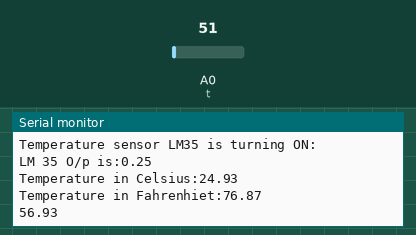
This sketch was run on a simulated Arduino Uno, built with avr-gcc and run on an emulated ATmega328P. Shown: the last lines printed to the serial monitor. The inputs (shaded band) are chosen by the test bench; at power-on: A0 (t) = 51.

Above: at 1.7 s.
1.8 s: A0 (t) set to 61
At 3.2 s:
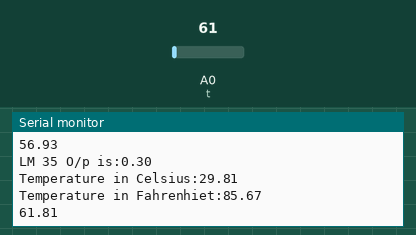
4.5 s: A0 (t) set to 71
At 5.6 s:
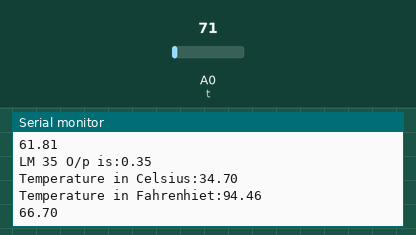
Timing chart, 0 to 7.5 s (numbered marks = the images above; inputs shaded):
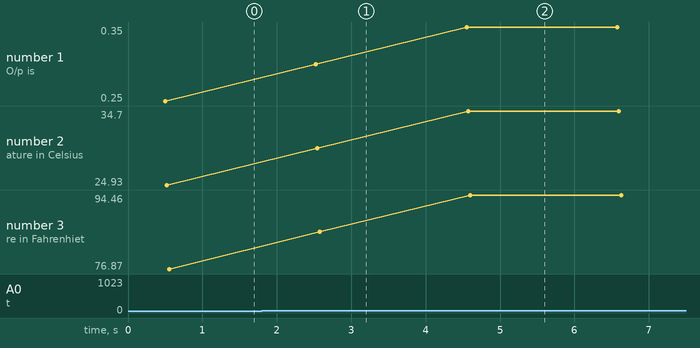

Measured:
- after the input at 1.8 s, the serial monitor: prints a new line after 0.73 s (image 1)
- after the input at 4.5 s, the serial monitor: prints a new line after 0.05 s (image 2)
- plotted number 1: 0.25 → 0.3 after the input at 1.8 s, 0.3 → 0.35 after the input at 4.5 s
- plotted number 2: 24.93 → 29.81 after the input at 1.8 s, 29.81 → 34.7 after the input at 4.5 s
- plotted number 3: 76.87 → 85.67 after the input at 1.8 s, 85.67 → 94.46 after the input at 4.5 s

The sketch:

LM35TempSensor.ino
```cpp
float temp;
float t=A0;
float x;
float F;
float F1;
void setup() {
  // put your setup code here, to run once:
Serial.begin(9600);
Serial.println("Temperature sensor LM35 is turning ON:");
delay(500);
}

void loop()
{
  // put your main code here, to run repeatedly:
temp=analogRead(t);
Serial.print("LM 35 O/p is:");
Serial.println(temp*5/1023);
//delay(1000);
x=(temp*500)/1023;
F=((9*x/5))+32;
F1=((9/5)*x)+32;
Serial.print("Temperature in Celsius:");
Serial.println(x);
Serial.print("Temperature in Fahrenhiet:");
Serial.println(F);
Serial.println(F1);
delay(2000);
}
```
